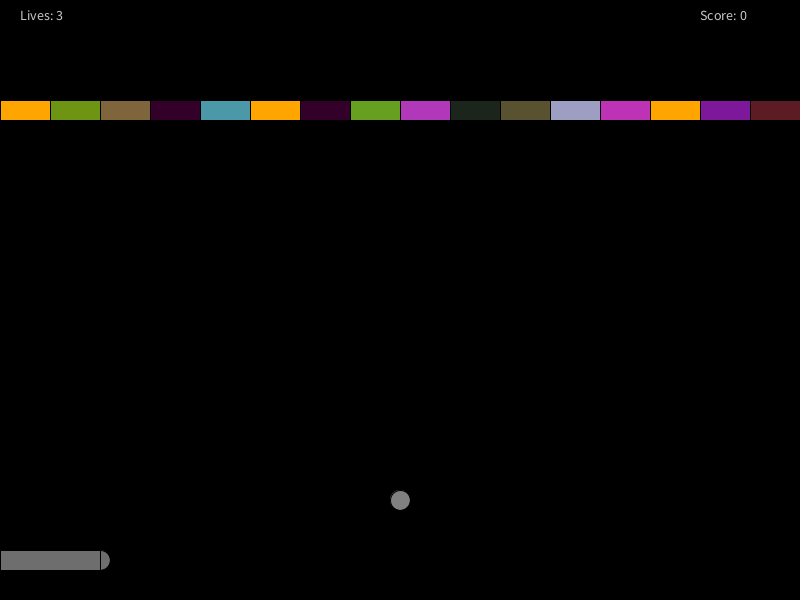
Frame 1 (no input)
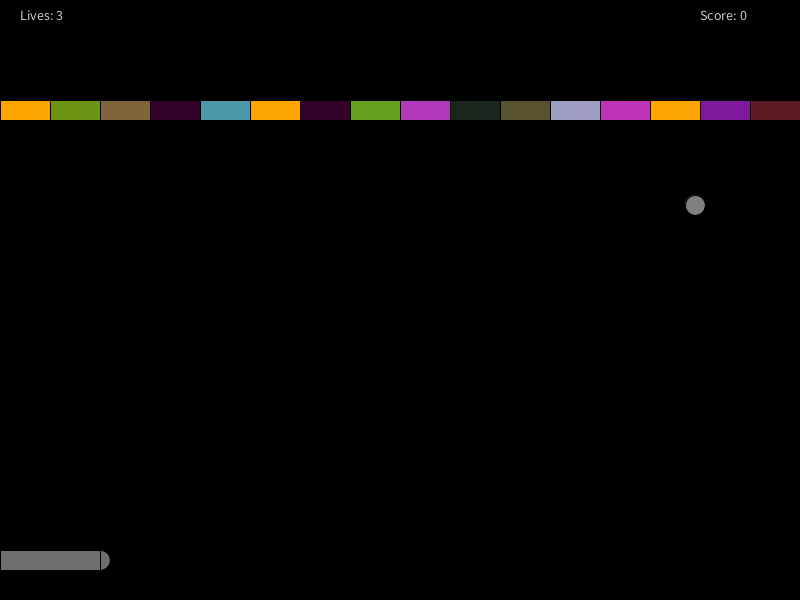
Frame 60 (the mouse pressed at the canvas centre just before this capture)
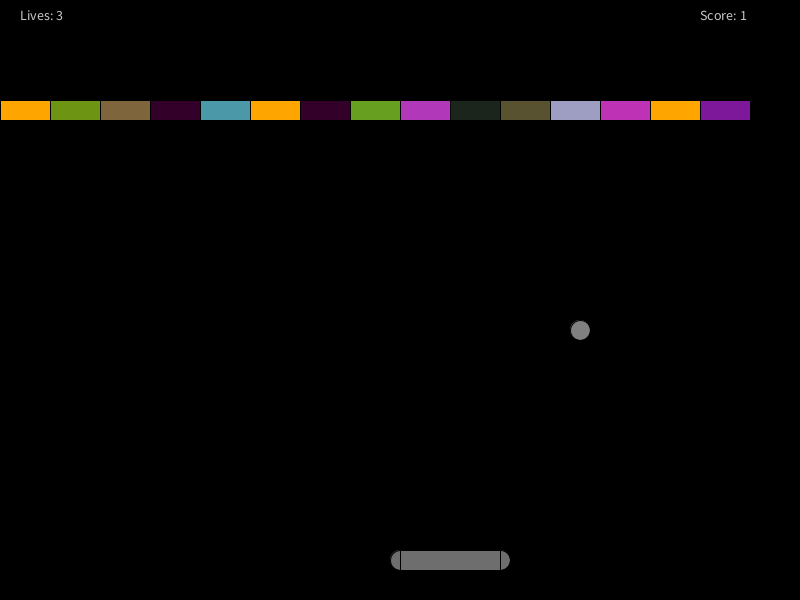
Frame 120 (the mouse held since frame 60 and released just before this capture)

The Processing sketch that drew these frames (run headless with seeded random() and noise(); from frame 60 on, the mouse is pressed at the canvas centre):

// Processing sketch: DX_Ball
// ── DX_Ball.pde


Ball ball = new Ball();
Bat bat = new Bat();
int wallHeight = 1;
Wall wall = new Wall(16, wallHeight);
Score score = new Score(16*wallHeight-wall.getNumberOfUnbreakableBricks());
Lives lives = new Lives();
boolean pause = false;

void draw() {
  if (lives.isGameOver) {
      gameOver();
    } else if (pause == false) {
      if (score.isNextLevel()) {
        startNextLevel();
    }
    background(0);
    drawObjects();
    bat.hit(ball);
    wall.hit(ball, score);
    handleGameState();
    ball.move();
  }
}

void setup() {
  size(800, 600);
  noCursor();
}

void keyPressed() {
  if (lives.isGameOver) {
    restartGameState(); 
  } else if (pause == false) {
    pause = true;
  } else {
    pause = false;
  }
}

void restartGameState() {
  ball = new Ball();
  bat = new Bat();
  wall = new Wall(16, wallHeight);
  score = new Score(160);
  lives = new Lives();
  pause = false;
}

void startNextLevel() {
  ball = new Ball();
  wallHeight = wallHeight+1;
  wall = new Wall(16, wallHeight);
  score.extendMaxScore(16*(wallHeight)-wall.getNumberOfUnbreakableBricks());
}

void drawObjects() {
  bat.draw();
  ball.draw();
  wall.draw();
  score.draw();
  lives.draw();
}

void handleGameState() {
  if (ball.isFallen()) {
       lives.loseLife();
       ball.reset();
    }
}

void gameOver() {
    background(0);
    textSize(30);
    String gameOverString = "Game Over! Score: " + score.points;
    text(gameOverString, 250, 300); 
    text("Press any key to continue...", 250, 350);
}

// ── Ball.pde


public class Ball {
 
  int y = 500;
  boolean to_down = false;
  
  int x = 400;
  boolean to_right = true;
  
  int radius = 10;
  int speed = 5;
  
  void draw() {
    fill(128); 
    circle(x, y, radius*2);
  }
  
  boolean isFallen() {
    if (ball.y > 600) {
      return true;
    } else {
      return false;
    }
  }
  
  void reset() {
    ball.y = 500;
    ball.x = 400;
    ball.to_down = false;
  }
  
  void move() {
    updateY();
    updateX();
  }
  
  void changeDirection () {
    if (to_down == true) {
      to_down = false; 
    } else {
      to_down = true;
    }
    this.move();
  }
    
  void updateX() {
     if (to_right == true & x != 800-radius) {
        x = x+speed;
     } else if (x == 800-radius) {
       to_right = false;
       x = x-speed;
     } else if (to_right == false & x != radius) {
       x = x-speed;
     } else if (to_right == false & x == radius) {
       to_right = true;
       x = x+speed;     
     }
  }

  void updateY() {
    if (to_down == true) {
        y = y+speed;
     } else if (to_down == false & y != radius) {
       y = y-speed;
     } else if (to_down == false & y == radius) {
       to_down = true;
       y = y+speed;     
     }
  }
}

// ── Bat.pde


public class Bat {
  
  private int width = 100;
  private int height = 20;
  
  public void draw() {
    fill(110);
    if (mouseX < 700) {
      circle(mouseX, 560, 20);
      circle(mouseX+width, 560, 20);
      rect(mouseX, 550, width, height);
    } else {
      circle(700, 560, 20);
      circle(700+width, 560, 20);
      rect(700, 550, width, height);
    }
  }
  
  public void hit(Ball ball) {
    if (mouseX <= 700) {
      if (ball.y > 550-ball.radius &
          ball.y < 560-ball.radius & 
          ball.x > mouseX & 
          ball.x < mouseX+width) {
        ball.changeDirection();
      }
    } else {
      if (ball.y > 550-ball.radius &  
          ball.x > 700) {
        ball.changeDirection();
      }
    }
  }
}

// ── Brick.pde
import java.util.Random;

public class Brick {
  
  int width = 50;
  int height = 20;
  int arrayX;
  int arrayY;
  int x;
  int y;
  int red;
  int green;
  int blue;
  
  boolean isActive = true;
  
  Brick(int i, int j) {
    this.arrayX = i;
    this.arrayY = j;
    this.x = i*width;
    this.y = 100+j*height; 
    this.setColours();
  }
  
  
  void draw() {
    if (this.isActive) {
      fill(this.red, this.green, this.blue);
      rect(x, y, width, height);
    }
  }
  
  void setColours() {
    Random rand = new Random();    
    this.red = rand.nextInt(200);
    this.green = rand.nextInt(200);
    this.blue = rand.nextInt(200);
  }
  
  boolean hit(Ball ball, Wall wall, Score score) {
    if (this.isActive) {
      if (this.y > ball.y-2*ball.radius &
          this.y-this.height < ball.y-2*ball.radius &
          this.x < ball.x &
          this.x+this.width > ball.x) {
         System.out.println("Hit on regular brick!");
         ball.changeDirection();
         explode(wall, score);
         return true;
      }
    }
    return false;
  }
  
  void explode(Wall wall, Score score) {
    this.isActive = false;
    score.update(); 
  }
}

// ── ExplodingBrick.pde


class ExplodingBrick extends Brick {
  
  ExplodingBrick(int i, int j) {
    super(i, j);
    this.setColours();
  }
  
  @Override
  void draw() {
    if (this.isActive) {
      fill(this.red, this.green, this.blue);
      rect(x, y, width, height);
    }
  }
  
  @Override
   void setColours() {  
    this.red = 255;
    this.green = 165;
    this.blue = 0;
  }
  
  @Override
  boolean hit(Ball ball, Wall wall, Score score) {
    if (this.isActive) {
      if (this.y >= ball.y-2*ball.radius &
          this.x <= ball.x &
          this.x+this.width > ball.x) {
         System.out.println("Hit on exploding brick!");
         ball.changeDirection();
         explode(wall, score);
         return true;
      }
    }
    return false;
  }
  
  @Override
  void explode(Wall wall, Score score) {
    this.isActive = false;
    if (arrayY != wall.wallArray[arrayX].length-1) {
      if (wall.wallArray[this.arrayX][this.arrayY+1].isActive) {
        wall.wallArray[this.arrayX][this.arrayY+1].explode(wall, score);
      }
    }
    if (arrayY != 0) {
      if (wall.wallArray[this.arrayX][this.arrayY-1].isActive) {
        wall.wallArray[this.arrayX][this.arrayY-1].explode(wall, score);
      }
    }
    if (arrayX != wall.wallArray.length-1) {
      if (wall.wallArray[this.arrayX+1][this.arrayY].isActive) {
        wall.wallArray[this.arrayX+1][this.arrayY].explode(wall, score);
      }
    }
    if (arrayX != 0) {
      if (wall.wallArray[this.arrayX-1][this.arrayY].isActive) {
        wall.wallArray[this.arrayX-1][this.arrayY].explode(wall, score);
      }
    }
    score.update();
  }
}

// ── InvisibleBrick.pde


class InvisibleBrick extends Brick {
  
  InvisibleBrick(int i, int j) {
    super(i, j);
    this.setColours();
  }
  
  @Override
  void draw() {
    if (this.isActive) {
      fill(this.red, this.green, this.blue);
      rect(x, y, width, height);
    }
  }
  
  @Override
   void setColours() {  
    this.red = 0;
    this.green = 0;
    this.blue = 0;
  }
  
  @Override
  boolean hit(Ball ball, Wall wall, Score score) {
    if (this.isActive) {
      if (this.y >= ball.y-2*ball.radius &
          this.x <= ball.x &
          this.x+this.width > ball.x) {
         System.out.println("Hit on invisible brick!");
         ball.changeDirection();
         explode(wall, score);
         return true;
      }
    }
    return false;
  }
}

// ── Lives.pde


class Lives {
 
  int counter = 3;
  boolean isGameOver = false;
  
  void draw() {
    textSize(14);
    fill(200);
    String livesString = "Lives: " + this.counter;
    text(livesString, 20, 20);  
  }
  
  void loseLife() {
    this.counter = this.counter - 1;
    if (this.counter == 0) {
      this.isGameOver = true;
    }
  }
}

// ── Score.pde



class Score {
  
  int points;
  int maxScore;
  
  Score(int maxScore) {
    this.points = 0;
    this.maxScore = maxScore;
  }
  
  void draw() {
    textSize(14);
    fill(200);
    String scoreString = "Score: " + this.points;
    text(scoreString, 700, 20);  
  }
  
  void update() {
     this.points = this.points + 1; 
  }
  
  boolean isNextLevel() {
     if (this.points == this.maxScore) {
         return true;
     } else {
       return false;
     }
  }
  
  void extendMaxScore(int extension) {
   this.maxScore =  this.maxScore + extension;
  }
}

// ── UnbreakableBrick.pde


class UnbreakableBrick extends Brick {
  
  
  UnbreakableBrick(int i, int j) {
    super(i, j);
    this.setColours();
  }
  
  
  @Override
  void setColours() {  
    this.red = 50;
    this.green = 0;
    this.blue = 40;
  }
  
  @Override
  boolean hit(Ball ball, Wall wall, Score score) {
      if (this.y >= ball.y-2*ball.radius &
          this.x <= ball.x &
          this.x+this.width > ball.x) {
         System.out.println("Hit on unbreakable brick!");
         ball.changeDirection();
      }
      return false;
  }
  
  @Override
  void explode(Wall wall, Score score) {}
}

// ── Wall.pde


public class Wall {
  
  int wallHeight;
  int wallWidth;
  Brick[][] wallArray;
  
  Wall(int wallWidth, int wallHeight) {
    wallArray = new Brick[wallWidth][wallHeight];
    for (int i = 0; i < wallArray.length; i++) {
            for (int j = 0; j < wallArray[i].length; j++) {
                Random rand = new Random();    
                int num = rand.nextInt(10);
                if (num == 6) {
                  wallArray[i][j] = new UnbreakableBrick(i, j);
                } else if (num == 7 || num == 8) {
                  wallArray[i][j] = new ExplodingBrick(i, j);
                //} else if (num == 8) {
                //  wallArray[i][j] = new InvisibleBrick(i, j);
                } else {
                wallArray[i][j] = new Brick(i, j);
                }
            }
        }
  }
  
  void draw() {
    for (int i = 0; i < wallArray.length; i++) {
            for (int j = 0; j < wallArray[i].length; j++) {
                wallArray[i][j].draw();
            }
        }
  }
  
  void hit(Ball ball, Score score) {
    for (int i = 0; i < wallArray.length; i++) {
            for (int j = 0; j < wallArray[i].length; j++) {
                wallArray[i][j].hit(ball, this, score);
            }
        }
    }
    
  int getNumberOfUnbreakableBricks() {
     int num = 0;
     for (int i = 0; i < wallArray.length; i++) {
            for (int j = 0; j < wallArray[i].length; j++) {
              if (this.wallArray[i][j] instanceof UnbreakableBrick) {
                 num = num+1; 
              }
            }
     }
     return num;
  }
}
